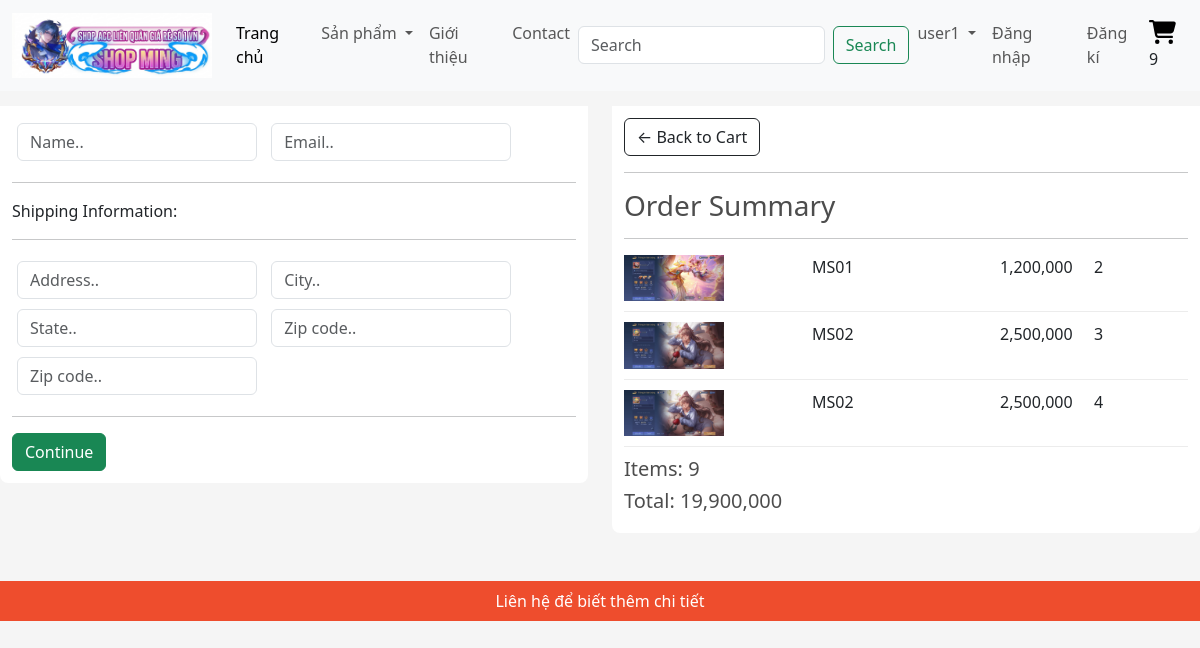
/checkout/ (signed in), run on an earlier commit of the app's database.
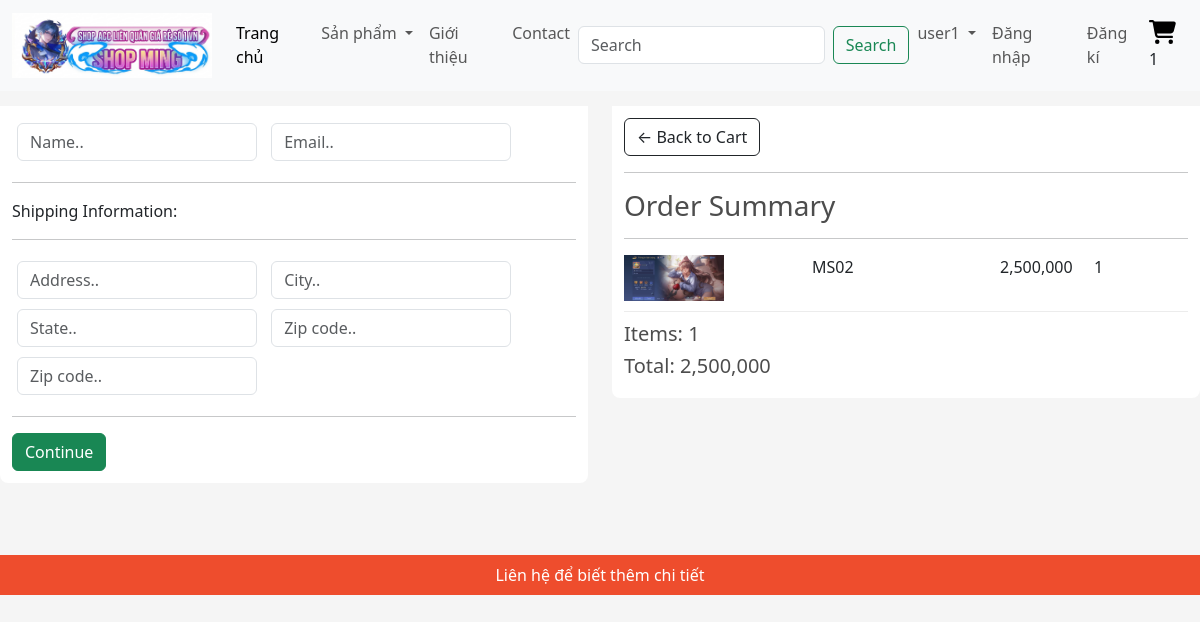
And on a later commit of the database.
### app/models.py (models this page shows, shortened)
class OrderItem(models.Model):
    product = models.ForeignKey(Product, on_delete=models.SET_NULL, null=True, blank=True)
    order = models.ForeignKey(Order, on_delete=models.SET_NULL, null=True, blank=True)
    quantity = models.IntegerField(default=0, null=True, blank=True)
    date_added = models.DateTimeField(auto_now_add=True)
    @property
    def get_total(self):
        total = self.product.price * self.quantity
        return total

class Product(models.Model):
    name = models.CharField(max_length=200, null=True)
    price = models.FloatField()
    old_price = models.FloatField(null=True, blank=True)
    digital = models.BooleanField(default=False, null=True, blank=True)
    image = models.ImageField(null=True, blank=True, upload_to='products/')
    @property
    def ImageURL(self):
        try:
            url = self.image.url
        except :
            url = ''
        return url

class Order(models.Model):
    customer = models.ForeignKey(Customer, on_delete=models.SET_NULL, null=True, blank=True)
    date_order = models.DateTimeField(auto_now_add=True)
    complete = models.BooleanField(default=False, null=True)
    transaction_id = models.CharField(max_length=200, null=True)
    @property
    def get_cart_total(self):
        orderitems = self.orderitem_set.all()
        total = sum([item.get_total for item in orderitems])
        return total
    @property
    def get_cart_items(self):
        orderitems = self.orderitem_set.all()
        total = sum([item.quantity for item in orderitems])
        return total

### app/views.py (the view, shortened to what this page needs)
# urls.py: path('checkout/', views.checkout, name="checkout"),
def checkout(request):
    if request.user.is_authenticated:
        customer, created = Customer.objects.get_or_create(
            user=request.user,
            defaults={
                'name': request.user.username,
                'email': request.user.email,
            }
        )
        order, created = Order.objects.get_or_create(customer=customer, complete=False)
        items = order.orderitem_set.all()
        cartItems = order.get_cart_items
    context = {'items': items, 'order': order,  'cartItems': cartItems}
    return render(request, 'app/checkout.html', context)

### app/templates/app/checkout.html (shortened to what this page needs)
{% extends 'app/base.html' %}
{% load static %}
{% block content_checkout %}
{% load humanize %}
     <div class="row">
		<div class="col-lg-6">
			<div class="box-element" id="form-wrapper">
				<form id="form">
					<div id="user-info">
						<div class="form-field">
							<input required class="form-control" type="text" name="name" placeholder="Name..">
						</div>
						<div class="form-field">
							<input required class="form-control" type="email" name="email" placeholder="Email..">
						</div>
					</div>
					<div id="shipping-info">
						<hr>
						<p>Shipping Information:</p>
						<hr>
						<div class="form-field">
							<input class="form-control" type="text" name="address" placeholder="Address..">
						</div>
						<div class="form-field">
							<input class="form-control" type="text" name="city" placeholder="City..">
						</div>
						<div class="form-field">
							<input class="form-control" type="text" name="state" placeholder="State..">
						</div>
						<div class="form-field">
							<input class="form-control" type="text" name="zipcode" placeholder="Zip code..">
						</div>
						<div class="form-field">
							<input class="form-control" type="text" name="country" placeholder="Zip code..">
						</div>
					</div>
					<hr>
					<input id="form-button" class="btn btn-success btn-block" type="submit" value="Continue">
				</form>
			</div>
			<br>
		</div>
		<div class="col-lg-6">
			<div class="box-element">
				<a  class="btn btn-outline-dark" href="{% url 'cart' %}">&#x2190; Back to Cart</a>
				<hr>
				<h3>Order Summary</h3>
				<hr>
				{%for item in items %}
				<div class="cart-row">
					<div style="flex:2"><img class="row-image" src="{{item.product.ImageURL}}"></div>
					<div style="flex:2"><p>{{item.product.name}}</p></div>
					<div style="flex:1"><p>{{ item.product.price|floatformat:0|intcomma }}</p></div>
					<div style="flex:1"><p>{{item.quantity}}</p></div>
				</div>
				{% endfor %}
				<h5>Items:  {{order.get_cart_items}}</h5>
				<h5>Total:  {{ order.get_cart_total|floatformat:0|intcomma }}</h5>
			</div>
		</div>
	</div>
{% endblock content_checkout %}

What changed in the data, as far as the page shows it:
removed OrderItem: product.ImageURL (picture), product.name "MS01", product.price "1,200,000", quantity "2"
removed OrderItem: product.ImageURL (picture), product.name "MS02", product.price "2,500,000", quantity "3"
removed OrderItem: product.ImageURL (picture), product.name "MS02", product.price "2,500,000", quantity "4"
added OrderItem: product.ImageURL (picture), product.name "MS02", product.price "2,500,000", quantity "1"
computed for Order: get_cart_items "9" → "1"; get_cart_total "19,900,000" → "2,500,000"
Also different on the page:
{{ cartItems }}: "9" → "1"
